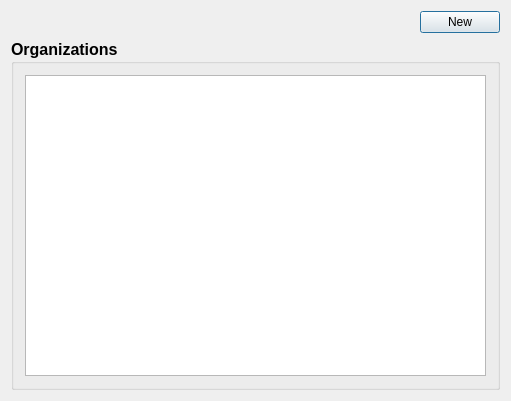
<?xml version="1.0" encoding="UTF-8"?>
<ui version="4.0">
 <class>OrganizationDialogClass</class>
 <widget class="QDialog" name="OrganizationDialogClass">
  <property name="enabled">
   <bool>true</bool>
  </property>
  <property name="geometry">
   <rect>
    <x>0</x>
    <y>0</y>
    <width>511</width>
    <height>401</height>
   </rect>
  </property>
  <property name="windowTitle">
   <string>OrganizationDialog</string>
  </property>
  <layout class="QGridLayout" name="gridLayout">
   <item row="0" column="0">
    <layout class="QVBoxLayout" name="verticalLayout">
     <item>
      <layout class="QHBoxLayout" name="horizontalLayout_2">
       <item>
        <spacer name="horizontalSpacer">
         <property name="orientation">
          <enum>Qt::Orientation::Horizontal</enum>
         </property>
         <property name="sizeHint" stdset="0">
          <size>
           <width>40</width>
           <height>20</height>
          </size>
         </property>
        </spacer>
       </item>
       <item>
        <widget class="QPushButton" name="NewButton">
         <property name="font">
          <font>
           <pointsize>9</pointsize>
           <bold>false</bold>
          </font>
         </property>
         <property name="text">
          <string>New</string>
         </property>
        </widget>
       </item>
      </layout>
     </item>
     <item>
      <widget class="QGroupBox" name="groupBox">
       <property name="font">
        <font>
         <pointsize>12</pointsize>
         <bold>true</bold>
        </font>
       </property>
       <property name="title">
        <string>Organizations</string>
       </property>
       <layout class="QGridLayout" name="gridLayout_2">
        <item row="0" column="0">
         <layout class="QHBoxLayout" name="horizontalLayout">
          <item>
           <widget class="QTableWidget" name="tableWidget">
            <property name="enabled">
             <bool>true</bool>
            </property>
            <property name="font">
             <font>
              <pointsize>9</pointsize>
              <bold>false</bold>
             </font>
            </property>
            <property name="editTriggers">
             <set>QAbstractItemView::EditTrigger::NoEditTriggers</set>
            </property>
           </widget>
          </item>
         </layout>
        </item>
       </layout>
      </widget>
     </item>
    </layout>
   </item>
  </layout>
 </widget>
 <layoutdefault spacing="6" margin="11"/>
 <resources/>
 <connections/>
</ui>
